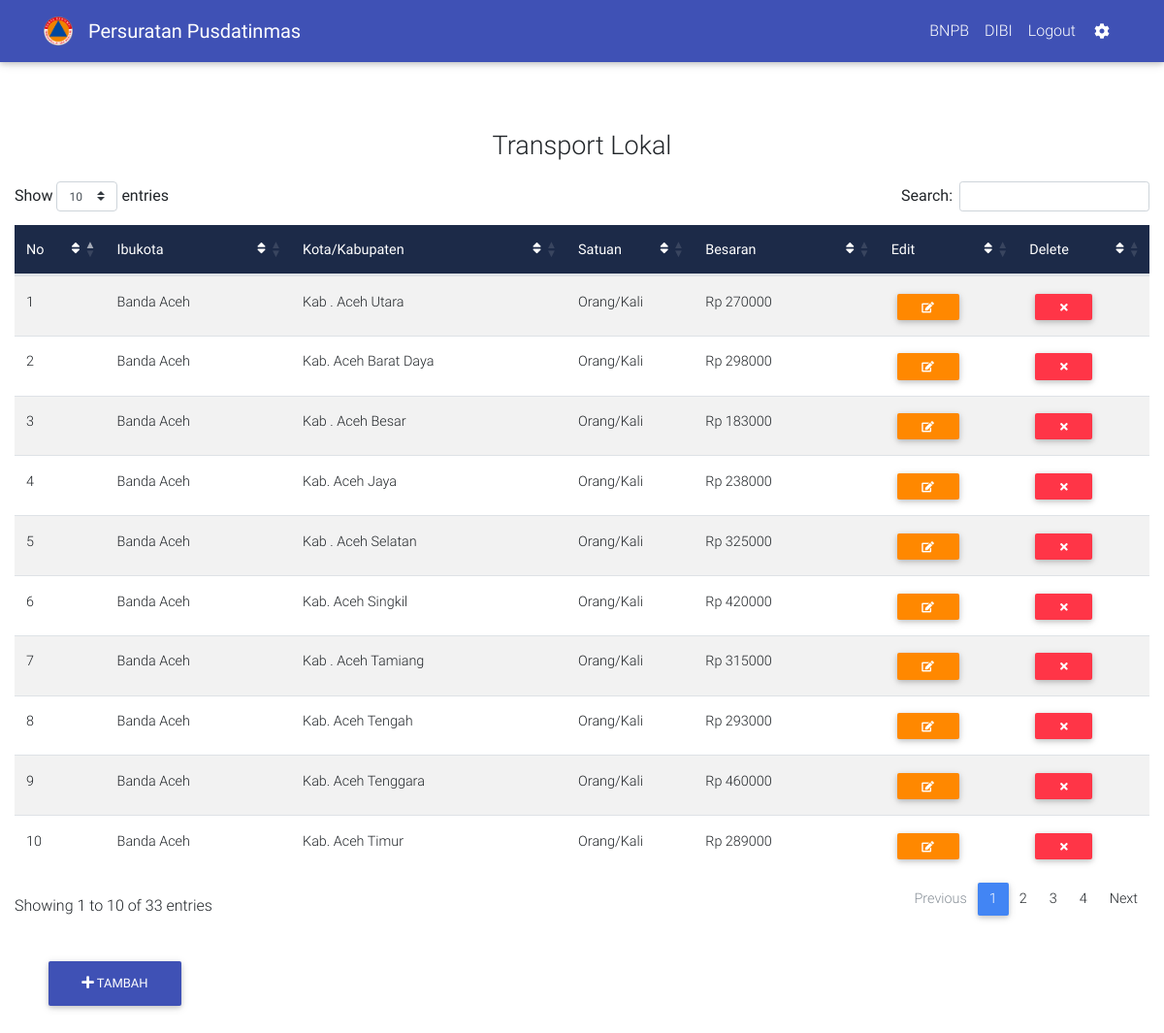
The app's page /index.php/home/transport_lokal with its own data.
### tables this page shows
CREATE TABLE `transportasi_lokal` (
  `id` int(10) NOT NULL,
  `ibukota` varchar(200) NOT NULL DEFAULT '0',
  `kabupaten` varchar(200) NOT NULL DEFAULT '0',
  `besaran` int(12) NOT NULL DEFAULT '0'
);

### application/controllers/Home.php (called while the page is built, shortened)
<?php
class Home extends CI_Controller {
	function __Construct()
    {
        $this->load->model("home_model");
        $this->load->library("pagination");
    }
	public function transport_lokal()
	{
		$data['transport'] = $this->home_model->get_transport_lokal();
		$this->load->view('layouts/nav');
		$this->load->view('layouts/header');
		$this->load->view('transport_lokal', $data);
	}
}

### index.php (called while the page is built, shortened)
<?php
require_once BASEPATH.'core/CodeIgniter.php';

### application/models/Home_model.php (called while the page is built, shortened)
<?php
class Home_model extends CI_Model {
	function get_transport_lokal() {
		$this->db->from('transportasi_lokal');
		$query = $this->db->get();
		return $query->result();
	}
}
?>

### application/views/transport_lokal.php (the view, shortened to what this page needs)
<body>
  <div class="container-fluid" style="padding-top: 10vh; padding-bottom: 15vh">
        <p style="font-size: 27px; text-align: center; padding-top: 50px;">Transport Lokal</p>
          <table id="transportasi_lokal" class="table table-striped" cellspacing="0">
                          <thead class="mdb-color darken-3 white-text">
                            <tr>
                              <th scope="col">No
                                <i class="fa fa-sort float-right" aria-hidden="true"></i>
                              </th>
                              <th class="th-sm" scope="col">Ibukota
                                <i class="fa fa-sort float-right" aria-hidden="true"></i>
                              </th>
                              <th class="th-sm" scope="col">Kota/Kabupaten
                                <i class="fa fa-sort float-right" aria-hidden="true"></i>
                              </th>
                              <th scope="col">Satuan
                                <i class="fa fa-sort float-right" aria-hidden="true"></i>
                              </th>
                              <th class="th-sm" scope="col">Besaran
                                <i class="fa fa-sort float-right" aria-hidden="true"></i>
                              </th>
                              <th scope="col">Edit
                                <i class="fa fa-sort float-right" aria-hidden="true"></i>
                              </th>
                              <th scope="col">Delete
                                <i class="fa fa-sort float-right" aria-hidden="true"></i>
                              </th>
                            </tr>
                          </thead>
                          <tbody>
                            <?php
                            $counter = 1;
                            foreach ($transport as $row) {
                echo "
                <tr>
                              <td> ".$counter." </td>
                              <td>".$row->ibukota."</td>
                              <td>".$row->kabupaten."</td>
                              <td>Orang/Kali</td>
                              <td> Rp ".$row->besaran."</td>
                              <td>
                                 <span class='table-remove'><a href='".base_url("home/edit_transport_lokal_page/$row->id")."'><button type='button'  class='btn btn-warning btn-sm my-0'><i class='fa fa-pencil-square-o' aria-hidden='true'></i></button></a>
                              </td>
                              <td>
                                 <span class='table-remove'><button onclick='hapus($row->id)' type='button' class='btn btn-danger btn-sm my-0'><i class='fa fa-times' aria-hidden='true'></i></button></span>
                              </td>
                            </tr>
                            ";
              $counter++;}
                             ?>
                      </tbody>
                    </table>
              <div class="container-fluid">
  <div class="row">
    <div class="col-md-12">
      <div class="btn-group">
        <a href="#"> <button class="btn animated bounceInLeft btn-indigo btn-fab" type="button" data-toggle="modal" data-target="#modalRegisterForm" id="main"><i class="fa fa-plus" aria-hidden="true">
          </i> Tambah</button>
        </a>
      </div>
    </div>
  </div>
</div>
    </div>
</body>
</html>

### assets/css/style.css (style rules this page uses)
html, body, header, .view { height: 100%; }

### application/views/layouts/header.php (style rules this page uses)
.btn-group .btn-fab { position: fixed !important; left: 50px; }
#main { bottom: 30px; }

### records on screen
transportasi_lokal: ibukota "Banda Aceh", kabupaten "Kab . Aceh Utara", besaran "270000"
transportasi_lokal: ibukota "Banda Aceh", kabupaten "Kab. Aceh Barat Daya", besaran "298000"
transportasi_lokal: ibukota "Banda Aceh", kabupaten "Kab . Aceh Besar", besaran "183000"
transportasi_lokal: ibukota "Banda Aceh", kabupaten "Kab. Aceh Jaya", besaran "238000"
transportasi_lokal: ibukota "Banda Aceh", kabupaten "Kab . Aceh Selatan", besaran "325000"
transportasi_lokal: ibukota "Banda Aceh", kabupaten "Kab. Aceh Singkil", besaran "420000"
transportasi_lokal: ibukota "Banda Aceh", kabupaten "Kab . Aceh Tamiang", besaran "315000"
transportasi_lokal: ibukota "Banda Aceh", kabupaten "Kab. Aceh Tengah", besaran "293000"
transportasi_lokal: ibukota "Banda Aceh", kabupaten "Kab. Aceh Tenggara", besaran "460000"
transportasi_lokal: ibukota "Banda Aceh", kabupaten "Kab. Aceh Timur", besaran "289000"
